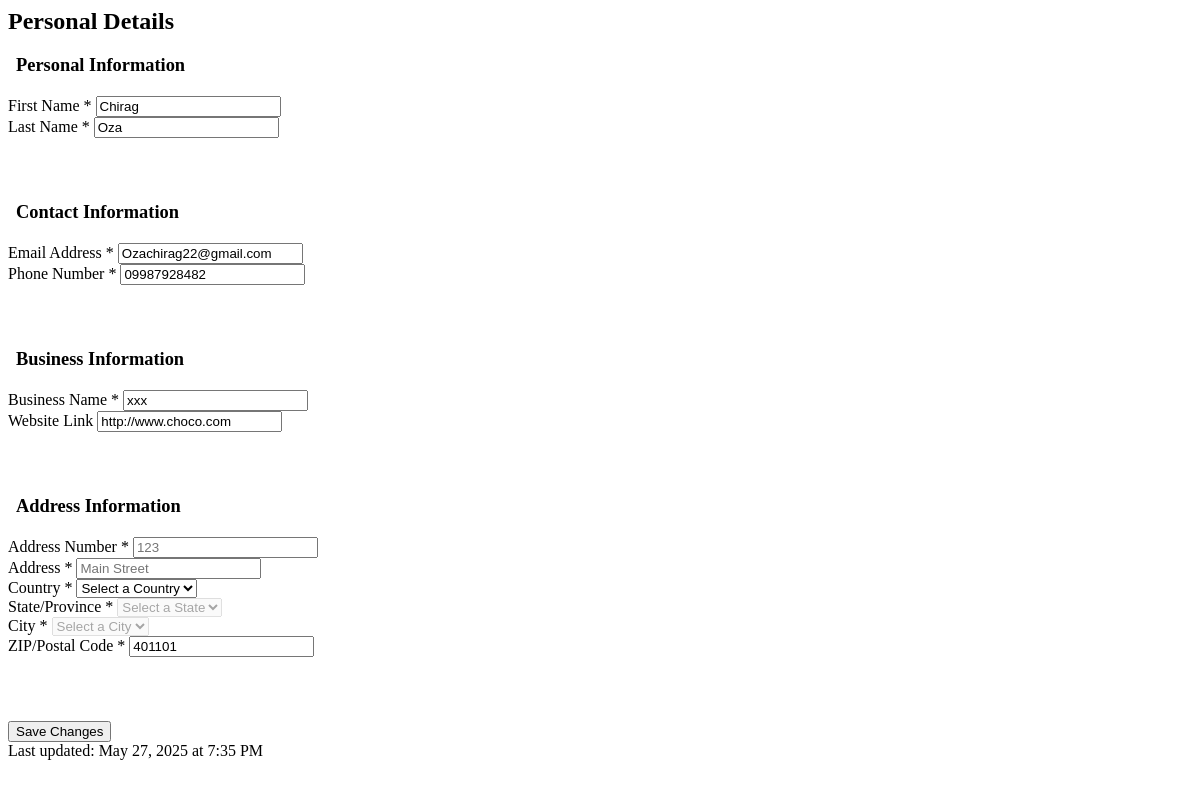
/handyman/dashboard/profile/ (signed in), run on an earlier commit of the app's database.
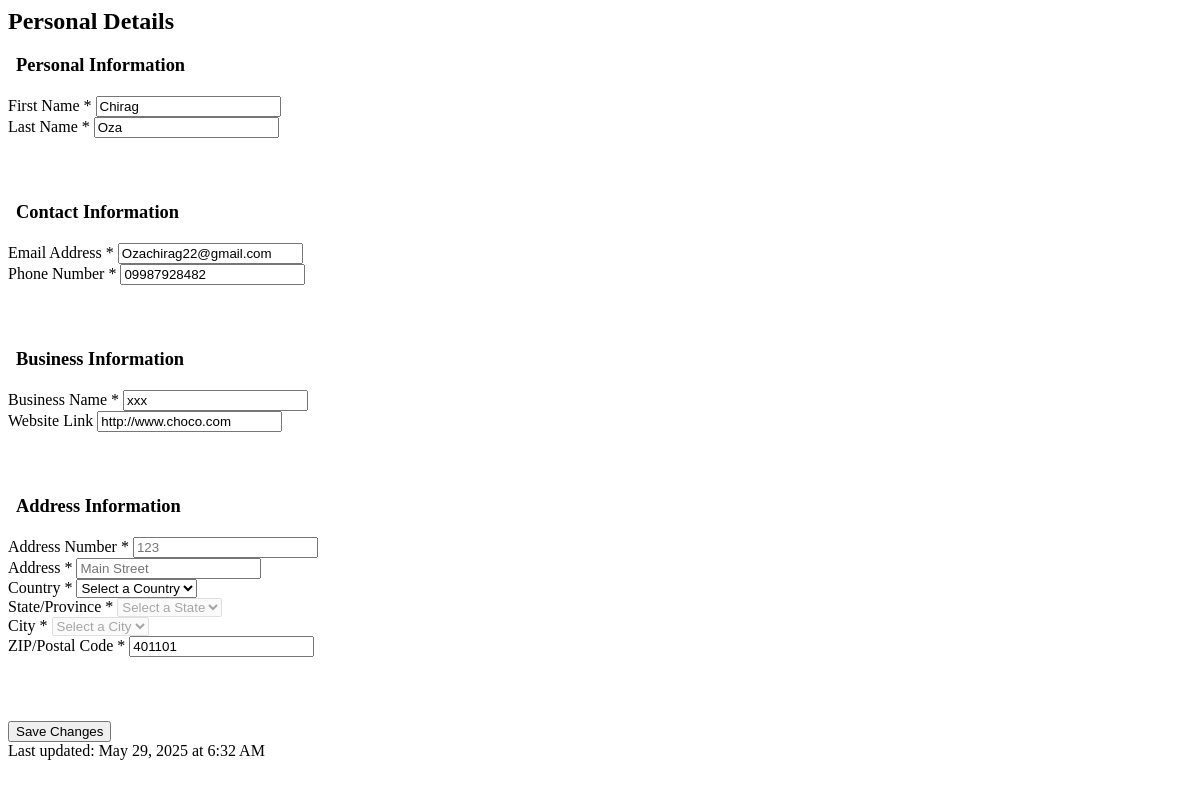
And on a later commit of the database.
### users/models.py (models this page shows, shortened)
class User(AbstractUser, TimeStampedModel):
    username = None
    email = models.EmailField(_('email address'), unique=True)
    phone_number = models.CharField(max_length=15, blank=True, null=True)
    profile_picture = models.ImageField(upload_to='profile_pictures/', blank=True, null=True)
    address = models.ForeignKey(Address, on_delete=models.SET_NULL, null=True, blank=True)
    user_type = models.CharField(max_length=10, choices=UserType.choices, default=UserType.REQUESTOR)
    business_name = models.CharField(max_length=255, blank=True, null=True)
    website = models.URLField(blank=True, null=True)
    business_card_front = models.ImageField(upload_to='business_cards/', blank=True, null=True)
    business_card_back = models.ImageField(upload_to='business_cards/', blank=True, null=True)
    has_blank_card_back = models.BooleanField(default=False)
    service_description = models.TextField(blank=True, null=True)
    login_token = models.CharField(max_length=100, blank=True, null=True)
    token_expiry = models.DateTimeField(blank=True, null=True)
    groups = models.ManyToManyField(
        'auth.Group',
        verbose_name=_('groups'),
        blank=True,
        help_text=_(
            'The groups this user belongs to. A user will get all permissions '
            'granted to each of their groups.'
        ),
        related_name='custom_user_set',
        related_query_name='user',
    )
    user_permissions = models.ManyToManyField(
        'auth.Permission',
        verbose_name=_('user permissions'),
        blank=True,
        help_text=_('Specific permissions for this user.'),
        related_name='custom_user_set',
        related_query_name='user',
    )
    USERNAME_FIELD = 'email'
    REQUIRED_FIELDS = []
    objects = UserManager()

### core/models.py (models this page shows, shortened)
class TimeStampedModel(models.Model):
    created_at = models.DateTimeField(auto_now_add=True)
    updated_at = models.DateTimeField(auto_now=True)
    is_active = models.BooleanField(default=True)
    class Meta:
        abstract = True

class Address(TimeStampedModel):
    street = models.CharField(max_length=255)
    city = models.CharField(max_length=100)
    state = models.CharField(max_length=100)
    postal_code = models.CharField(max_length=20)
    country = models.CharField(max_length=100, default="United States")
    latitude = models.DecimalField(max_digits=9, decimal_places=6, null=True, blank=True)
    longitude = models.DecimalField(max_digits=9, decimal_places=6, null=True, blank=True)
    class Meta:
        verbose_name_plural = "Addresses"

### handyman/views.py (the view)
# urls.py: path('dashboard/profile/', views.profile_tab, name='handyman_dashboard_profile'),
@login_required
def profile_tab(request):
    user = request.user
    cache_key = f'handyman_profile_tab_{user.id}'
    cached_content = cache.get(cache_key)
    if cached_content:
        return cached_content
    try:
        handyman = Handyman.objects.select_related('user', 'user__address').get(user=user)
    except Handyman.DoesNotExist:
        return redirect('handyman_dashboard')
    context = {
        'handyman': handyman,
        'address': user.address,
    }
    response = render(request, 'handyman/handyman_dashboard_personal.html', context)
    cache.set(cache_key, response, 60 * 10)
    return response

### handyman/templates/handyman/handyman_dashboard_personal.html (shortened to what the changed rows need)
{% load static %}
<h2> Personal Details</h2>
<form class="personal-form" action="{% url 'handyman_update_profile' %}" method="post" enctype="multipart/form-data" id="personal-form">
  <div class="form-section">
    <div class="form-row">
      <div class="form-group">
        <label for="first-name">First Name <span class="required">*</span></label>
        <input type="text" id="first-name" name="first_name" value="{{ user.first_name|default:'' }}" required>
      </div>
      <div class="form-group">
        <label for="last-name">Last Name <span class="required">*</span></label>
        <input type="text" id="last-name" name="last_name" value="{{ user.last_name|default:'' }}" required>
      </div>
    </div>
  </div>
  <div class="form-section">
    <div class="form-row">
      <div class="form-group">
        <label for="email">Email Address <span class="required">*</span></label>
        <input type="email" id="email" name="email" value="{{ user.email|default:'' }}" required>
      </div>
      <div class="form-group">
        <label for="phone">Phone Number <span class="required">*</span></label>
        <input type="tel" id="phone" name="phone_number" value="{{ user.phone_number|default:'' }}" placeholder="(123) 456-7890" required>
      </div>
    </div>
  </div>
  <div class="form-section">
    <div class="form-row">
      <div class="form-group">
        <label for="website">Website Link</label>
        <input type="url" id="website" name="website" value="{{ user.website|default:'' }}" placeholder="https://yourwebsite.com">
      </div>
    </div>
  </div>
  <div class="form-section">
    <div class="form-row">
      <div class="form-group">
        <label for="country">Country <span class="required">*</span></label>
        <select id="country" name="country" data-current="{{ user.address.country|default:'US' }}" required>
          <option value="">Select a Country</option>
        </select>
      </div>
      <div class="form-group">
        <label for="state">State/Province <span class="required">*</span></label>
        <select id="state" name="state" data-current="{{ user.address.state|default:'' }}" disabled required>
          <option value="">Select a State</option>
        </select>
      </div>
    </div>
    <div class="form-row">
      <div class="form-group">
        <label for="city">City <span class="required">*</span></label>
        <select id="city" name="city" data-current="{{ user.address.city|default:'' }}" disabled required>
          <option value="">Select a City</option>
        </select>
      </div>
      <div class="form-group">
        <label for="zip">ZIP/Postal Code <span class="required">*</span></label>
        <input type="text" id="zip" name="zip" value="{{ user.address.postal_code|default:'' }}" placeholder="12345" required>
      </div>
    </div>
  </div>
  <div class="last-updated text-center mt-2">
     Last updated:
    <span id="last-updated-timestamp">
      {% if user.updated_at %}
        {{ user.updated_at|date:"F j, Y \a\t g:i A" }}
      {% else %}
        Never
      {% endif %}
    </span>
  </div>
</form>

What changed in the data, as far as the page shows it:
changed User "Chirag": updated_at "May 27, 2025 at 7:35 PM" → "May 29, 2025 at 6:32 AM"
